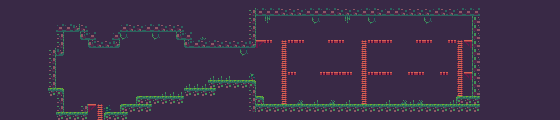

This is a level from a 2D game, rendered from its Tiled map with the project's own tilesets. A one-line summary and the map file follow, with tile-layer data summarised:
An orthogonal 70x15 tile map with 8x8 px tiles, 5 tile layers (Фон, Основа, Falls1, Falls2, ...).

<map version="1.5" tiledversion="1.7.2" orientation="orthogonal" renderorder="right-down" width="70" height="15" tilewidth="8" tileheight="8" infinite="0" nextlayerid="6" nextobjectid="1">
 <tileset firstgid="1" source="Tileset.tsx" />
 <layer id="1" name="Фон" width="70" height="15">
  <data>[1050 cells, 1050 non-empty, 6 distinct tile ids]</data>
 </layer>
 <layer id="2" name="Основа" width="70" height="15">
  <data>[1050 cells, 201 non-empty, 14 distinct tile ids]</data>
 </layer>
 <layer id="3" name="Falls1" width="70" height="15">
  <data>[1050 cells, 0 non-empty, 0 distinct tile ids]</data>
 </layer>
 <layer id="4" name="Falls2" width="70" height="15">
  <data>[1050 cells, 0 non-empty, 0 distinct tile ids]</data>
 </layer>
 <layer id="5" name="Декор" width="70" height="15">
  <data>[1050 cells, 29 non-empty, 7 distinct tile ids]</data>
 </layer>
</map>